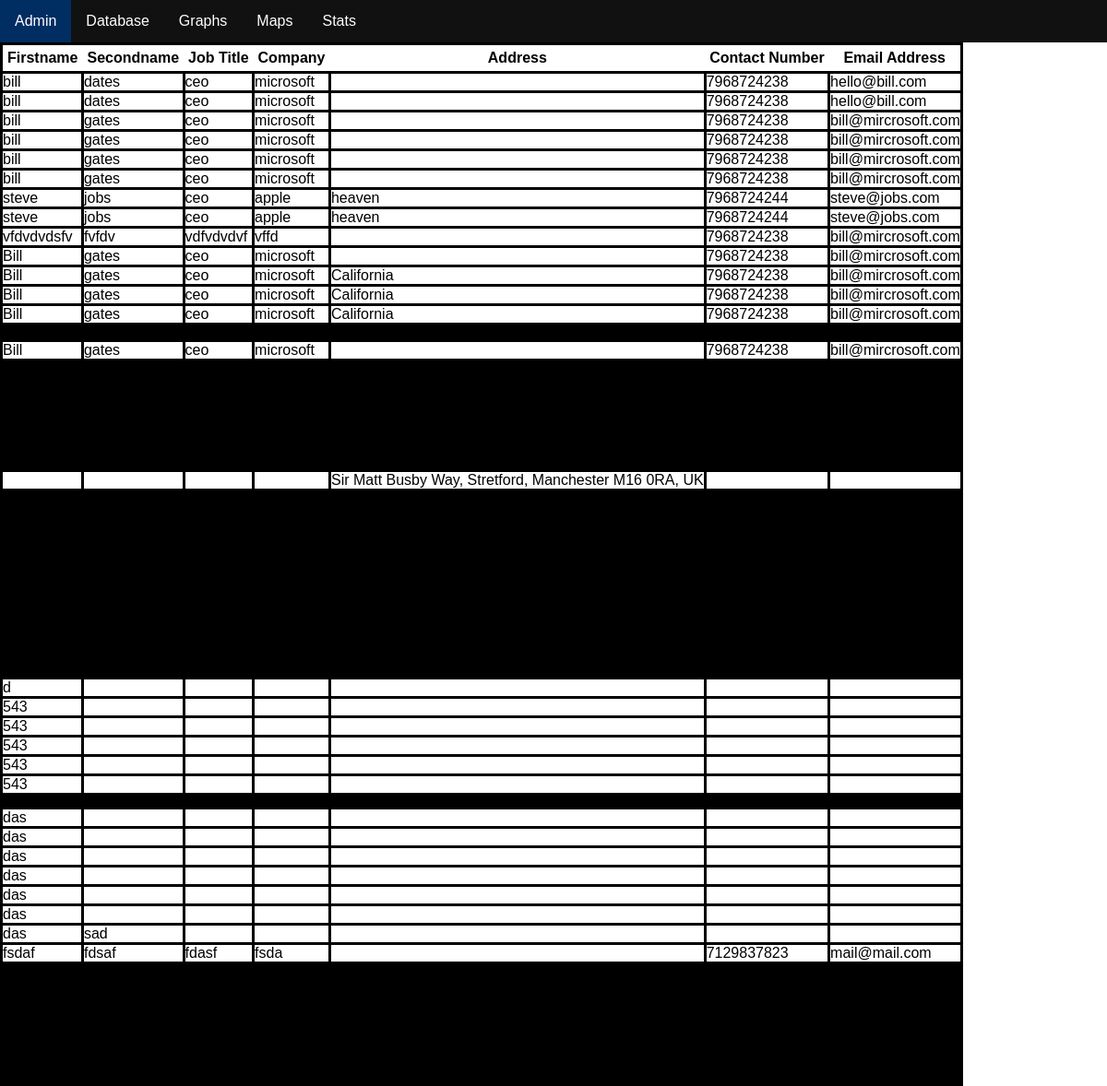
Screenshot of /CandidateRefrence1 with the database file from the repository.
### tables this page shows
CREATE TABLE "CandidateRefrence1" (
	`RefrenceFirstname`	TEXT NOT NULL,
	`RefrenceSecondname`	TEXT NOT NULL,
	`RefrenceJobTitle`	TEXT NOT NULL,
	`RefrenceCompany`	TEXT NOT NULL,
	`RefrenceAddress`	TEXT NOT NULL,
	`RefrenceContact`	INTEGER NOT NULL,
	`RefrenceEmail`	TEXT
);

### DatabaseServer.py (the view)
@app.route("/CandidateRefrence1", methods=['GET'])
def database2():
    if request.method=='GET':
        conn = sqlite3.connect(DATABASE)
        cur = conn.cursor()
        cur.execute("SELECT * FROM CandidateRefrence1")
        data = cur.fetchall()
        return render_template("CandidateRefrence1.html", data=data)

### templates/CandidateRefrence1.html (shortened to what this page needs)
<!DOCTYPE html>
<html>
  <head>
    <link rel="stylesheet" media="screen" href="https://fontlibrary.org/face/schilder-grotesk" type="text/css"/>
    <link rel="stylesheet" type="text/css" href="../static/css/stylesheet.css">
    <title="Tutorials">
  </head>
  <body>
    <header>
      <div class="navigation_bar">
        <ul>
          <li><a class="active" href="/Admin">Admin</a></li>
          <li class="dropdown">
            <a href="#" class="dropbtn">Database</a>
          </li>
          <li><a href="/Graphs">Graphs</a></li>
          <li><a href="/Maps">Maps</a></li>
          <li><a href="/Statistics">Stats</a></li>
        </ul>
      </div>
    </header>
    <div class="database_display">
      <table id="table_data">
        <tr>
          <th>Firstname</th>
          <th>Secondname</th>
          <th>Job Title</th>
          <th>Company</th>
          <th>Address</th>
          <th>Contact Number</th>
          <th>Email Address</th>
        </tr>
        {% for row in data%}
        <tr>
          {% for cell in row%}
          <td> {{cell}} </td>
          {% endfor %}
        </tr>
        {% endfor %}
      </table>
    </div>
  </body>
</html>

### static/css/stylesheet.css (style rules this page uses)
* { margin: 0px; padding: 0px; }
body { font-family: Arial, "Helvetica Neue", Helvetica, sans-serif; }
.navigation_bar ul { list-style-type: none; margin: 0; padding: 0; overflow: hidden; background-color: #111; }
.navigation_bar li { float: left; }
.navigation_bar li a { display: block; color: white; text-align: center; padding: 14px 16px; text-decoration: none; }
.active { background-color: #002D62; }
li a, .dropbtn { display: inline-block; color: white; text-align: center; padding: 14px 16px; text-decoration: none; }
li.dropdown { display: inline-block; }
ul { list-style-type: none; margin: 0; padding: 0; overflow: hidden; background-color: #333; }
.database_display tr { border-style: solid; border-color: black; border-width: 3px; }
.database_display td { border-style: solid; border-color: black; border-width: 3px; }
#table_data { border-collapse: collapse; }
#table_data th { padding: 5px; }

### rows the page displays
CandidateRefrence1: RefrenceFirstname "bill", RefrenceSecondname "dates", RefrenceJobTitle "ceo", RefrenceCompany "microsoft", RefrenceContact "7968724238", RefrenceEmail "hello@bill.com"
CandidateRefrence1: RefrenceFirstname "bill", RefrenceSecondname "dates", RefrenceJobTitle "ceo", RefrenceCompany "microsoft", RefrenceContact "7968724238", RefrenceEmail "hello@bill.com"
CandidateRefrence1: RefrenceFirstname "bill", RefrenceSecondname "gates", RefrenceJobTitle "ceo", RefrenceCompany "microsoft", RefrenceContact "7968724238", RefrenceEmail "bill@mircrosoft.com"
CandidateRefrence1: RefrenceFirstname "bill", RefrenceSecondname "gates", RefrenceJobTitle "ceo", RefrenceCompany "microsoft", RefrenceContact "7968724238", RefrenceEmail "bill@mircrosoft.com"
CandidateRefrence1: RefrenceFirstname "bill", RefrenceSecondname "gates", RefrenceJobTitle "ceo", RefrenceCompany "microsoft", RefrenceContact "7968724238", RefrenceEmail "bill@mircrosoft.com"
CandidateRefrence1: RefrenceFirstname "bill", RefrenceSecondname "gates", RefrenceJobTitle "ceo", RefrenceCompany "microsoft", RefrenceContact "7968724238", RefrenceEmail "bill@mircrosoft.com"
CandidateRefrence1: RefrenceFirstname "steve", RefrenceSecondname "jobs", RefrenceJobTitle "ceo", RefrenceCompany "apple", RefrenceAddress "heaven", RefrenceContact "7968724244", RefrenceEmail "steve@jobs.com"
CandidateRefrence1: RefrenceFirstname "steve", RefrenceSecondname "jobs", RefrenceJobTitle "ceo", RefrenceCompany "apple", RefrenceAddress "heaven", RefrenceContact "7968724244", RefrenceEmail "steve@jobs.com"
CandidateRefrence1: RefrenceFirstname "vfdvdvdsfv", RefrenceSecondname "fvfdv", RefrenceJobTitle "vdfvdvdvf", RefrenceCompany "vffd", RefrenceContact "7968724238", RefrenceEmail "bill@mircrosoft.com"
CandidateRefrence1: RefrenceFirstname "Bill", RefrenceSecondname "gates", RefrenceJobTitle "ceo", RefrenceCompany "microsoft", RefrenceContact "7968724238", RefrenceEmail "bill@mircrosoft.com"
CandidateRefrence1: RefrenceFirstname "Bill", RefrenceSecondname "gates", RefrenceJobTitle "ceo", RefrenceCompany "microsoft", RefrenceAddress "California", RefrenceContact "7968724238", RefrenceEmail "bill@mircrosoft.com"
CandidateRefrence1: RefrenceFirstname "Bill", RefrenceSecondname "gates", RefrenceJobTitle "ceo", RefrenceCompany "microsoft", RefrenceAddress "California", RefrenceContact "7968724238", RefrenceEmail "bill@mircrosoft.com"
CandidateRefrence1: RefrenceFirstname "Bill", RefrenceSecondname "gates", RefrenceJobTitle "ceo", RefrenceCompany "microsoft", RefrenceAddress "California", RefrenceContact "7968724238", RefrenceEmail "bill@mircrosoft.com"
CandidateRefrence1: RefrenceFirstname "Bill", RefrenceSecondname "gates", RefrenceJobTitle "ceo", RefrenceCompany "microsoft", RefrenceContact "7968724238", RefrenceEmail "bill@mircrosoft.com"
CandidateRefrence1: RefrenceAddress "Sir Matt Busby Way, Stretford, Manchester M16 0RA, UK"
CandidateRefrence1: row "d"
CandidateRefrence1: RefrenceFirstname "543"
CandidateRefrence1: RefrenceFirstname "543"
CandidateRefrence1: RefrenceFirstname "543"
CandidateRefrence1: RefrenceFirstname "543"
CandidateRefrence1: RefrenceFirstname "543"
CandidateRefrence1: RefrenceFirstname "das"
CandidateRefrence1: RefrenceFirstname "das"
CandidateRefrence1: RefrenceFirstname "das"
CandidateRefrence1: RefrenceFirstname "das"
CandidateRefrence1: RefrenceFirstname "das"
CandidateRefrence1: RefrenceFirstname "das"
CandidateRefrence1: RefrenceFirstname "das", RefrenceSecondname "sad"
CandidateRefrence1: RefrenceFirstname "fsdaf", RefrenceSecondname "fdsaf", RefrenceJobTitle "fdasf", RefrenceCompany "fsda", RefrenceContact "7129837823", RefrenceEmail "mail@mail.com"
